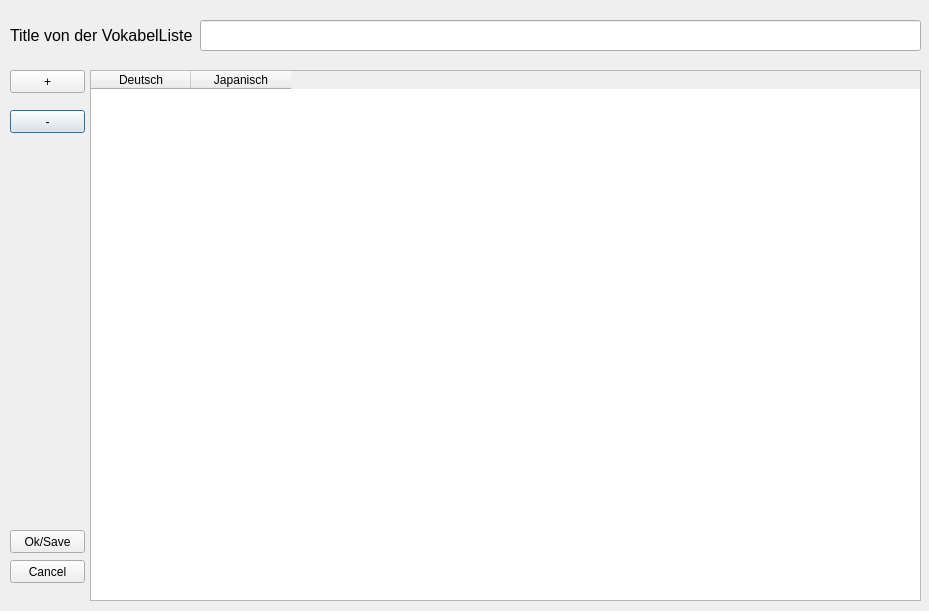
<?xml version="1.0" encoding="UTF-8"?>
<ui version="4.0">
 <class>VokabelList</class>
 <widget class="QDialog" name="VokabelList">
  <property name="geometry">
   <rect>
    <x>0</x>
    <y>0</y>
    <width>929</width>
    <height>611</height>
   </rect>
  </property>
  <property name="windowTitle">
   <string>Dialog</string>
  </property>
  <widget class="QPushButton" name="minus">
   <property name="geometry">
    <rect>
     <x>10</x>
     <y>110</y>
     <width>75</width>
     <height>23</height>
    </rect>
   </property>
   <property name="text">
    <string>-</string>
   </property>
  </widget>
  <widget class="QPushButton" name="plus">
   <property name="geometry">
    <rect>
     <x>10</x>
     <y>70</y>
     <width>75</width>
     <height>23</height>
    </rect>
   </property>
   <property name="text">
    <string>+</string>
   </property>
  </widget>
  <widget class="QPushButton" name="save">
   <property name="geometry">
    <rect>
     <x>10</x>
     <y>530</y>
     <width>75</width>
     <height>23</height>
    </rect>
   </property>
   <property name="text">
    <string>Ok/Save</string>
   </property>
  </widget>
  <widget class="QPushButton" name="cancel">
   <property name="geometry">
    <rect>
     <x>10</x>
     <y>560</y>
     <width>75</width>
     <height>23</height>
    </rect>
   </property>
   <property name="text">
    <string>Cancel</string>
   </property>
  </widget>
  <widget class="QLineEdit" name="lineEdit">
   <property name="geometry">
    <rect>
     <x>200</x>
     <y>20</y>
     <width>721</width>
     <height>31</height>
    </rect>
   </property>
  </widget>
  <widget class="QLabel" name="label">
   <property name="geometry">
    <rect>
     <x>10</x>
     <y>20</y>
     <width>191</width>
     <height>31</height>
    </rect>
   </property>
   <property name="font">
    <font>
     <pointsize>12</pointsize>
    </font>
   </property>
   <property name="text">
    <string>Title von der VokabelListe</string>
   </property>
  </widget>
  <widget class="QTableWidget" name="tableWidget">
   <property name="geometry">
    <rect>
     <x>90</x>
     <y>70</y>
     <width>831</width>
     <height>531</height>
    </rect>
   </property>
   <property name="minimumSize">
    <size>
     <width>811</width>
     <height>0</height>
    </size>
   </property>
   <column>
    <property name="text">
     <string>Deutsch</string>
    </property>
   </column>
   <column>
    <property name="text">
     <string>Japanisch</string>
    </property>
   </column>
  </widget>
 </widget>
 <resources/>
 <connections/>
</ui>
